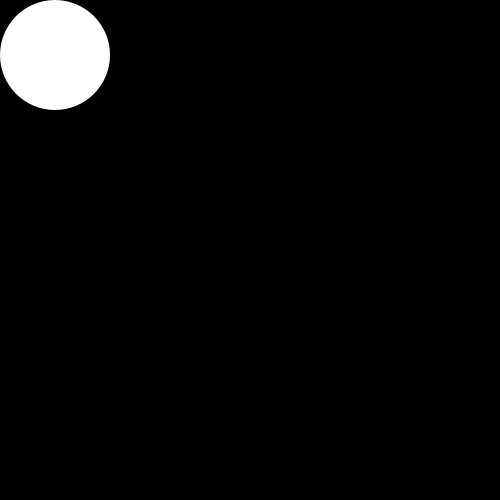
Frame 1 (no input)
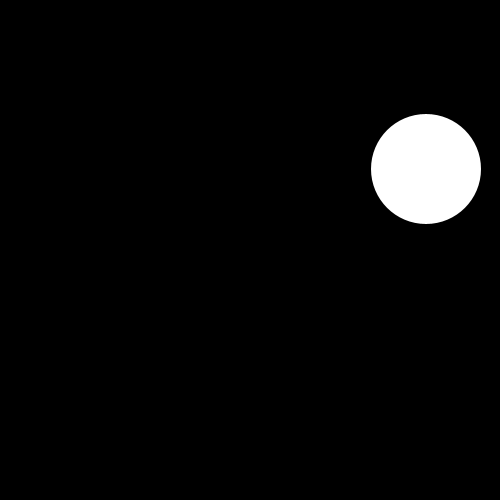
Frame 60 (the mouse pressed at the canvas centre just before this capture)
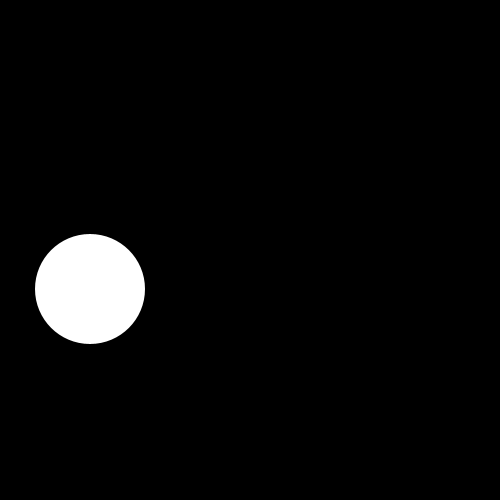
Frame 120 (the mouse held since frame 60 and released just before this capture)

The Processing sketch that drew these frames (run headless with seeded random() and noise(); from frame 60 on, the mouse is pressed at the canvas centre):

// Processing sketch: code_07_05
// ── code_07_05.pde
float x = 55.0;
float y = 55.0;
float velocidadX = 7.0;
float velocidadY = 2.0;
float radio = 55.0;
int directionX = 1;
int directionY = -1;

void setup() {
  size(500, 500);
  noStroke();
  ellipseMode(RADIUS);
}

void draw() {
  background(0);
  ellipse(x, y, radio, radio);
  
  x += velocidadX * directionX;
  if ((x > width - radio) || (x < radio)){
    directionX = -directionX;
  }
  y += velocidadY * directionY;
  if((y > height - radio) || (y < radio)){
    directionY = -directionY;
  }
}
